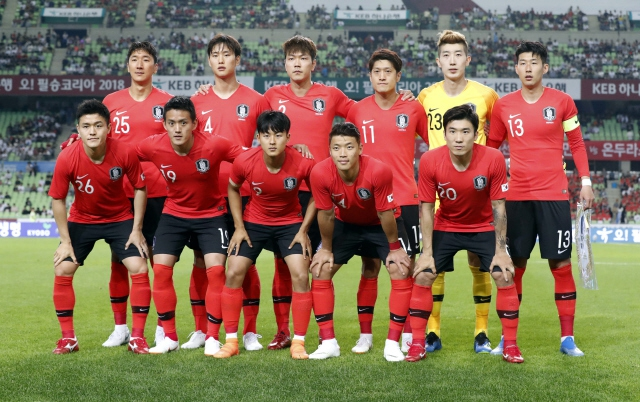
#> input picture opencvtest/front2.jpg, 640 x 402 px
$ python opencvtest.py
#> lines starting #> are read from the running program, lines starting #| are printed output that depends on the picture; after the words box and inside, x2 and y2 are one past the last pixel; in counts of white or black regions, pixels touching at a corner belong together
from cv2 import CascadeClassifier
from cv2 import imread
from cv2 import rectangle
from cv2 import imshow
from cv2 import waitKey
from cv2 import destroyAllWindows
# 이미지 받아옴
pixels = imread('front2.jpg')
#> pixels is the input picture: shape (402, 640, 3); mean B, G, R 84.2, 104.8, 134

# 학습 모델 읽어옴 정면에 있는 얼굴
classifier = CascadeClassifier('haarcascade_frontalface_default.xml')

# defalt 는 1.1 , 3 인데
bboxes = classifier.detectMultiScale(pixels, 1.1, 8)
#> bboxes = [[206, 44, 30, 30], [124, 48, 30, 30], [281, 46, 33, 33], [513, 51, 31, 31], [367, 60, 31, 31], [75, 112, 36, 36], [435, 41, 36, 36], [160, 109, 36, 36], [440, 117, 37, 37], [326, 134, 34, 34]]
# 분류기가 감지한 경계상자를 출력
for box in bboxes:
    x, y, width, height = box
    x2, y2 = x + width, y + height
    rectangle(pixels, (x, y), (x2, y2), (0, 0, 255), 1)
#> this loop made 10 passes
#> (x, y, width, height, x2, y2) on passes 1 to 10: (206, 44, 30, 30, 236, 74), (124, 48, 30, 30, 154, 78), (281, 46, 33, 33, 314, 79), (513, 51, 31, 31, 544, 82), (367, 60, 31, 31, 398, 91), (75, 112, 36, 36, 111, 148), (435, 41, 36, 36, 471, 77), (160, 109, 36, 36, 196, 145), (440, 117, 37, 37, 477, 154), (326, 134, 34, 34, 360, 168)
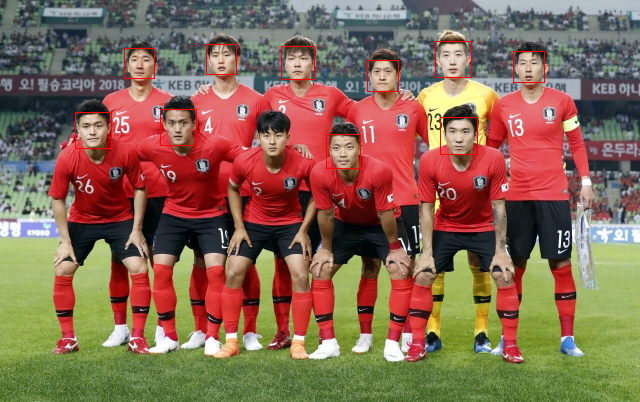
#> pixels: shape (402, 640, 3); 0.52% of pixels changed, all inside (x1, y1, x2, y2) = (75, 41, 545, 169)

# 이미지 출력
imshow('face detection', pixels)

# 키가 눌리면 창닫기
waitKey(0)
destroyAllWindows()

$ run again, with opencvtest/front1.jpg copied over opencvtest/front2.jpg
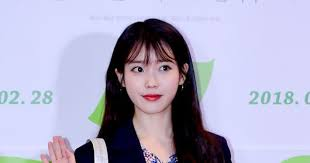
#> input picture opencvtest/front1.jpg, 310 x 163 px
#> pixels is the input picture: shape (163, 310, 3); mean B, G, R 196.2, 171.2, 173.4
#> bboxes = [[115, 40, 74, 74]]
#> the loop `for box in bboxes:` made 1 pass
#> (x, y, width, height, x2, y2) on pass 1: (115, 40, 74, 74, 189, 114)
#> after the loop `for box in bboxes:`:
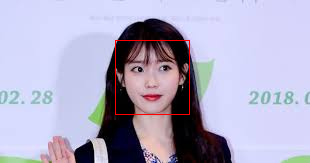
#> pixels: shape (163, 310, 3); 0.59% of pixels changed, all inside (x1, y1, x2, y2) = (115, 40, 190, 115)

$ run again, with opencvtest/KakaoTalk_20200422_104246485.jpg copied over opencvtest/front2.jpg
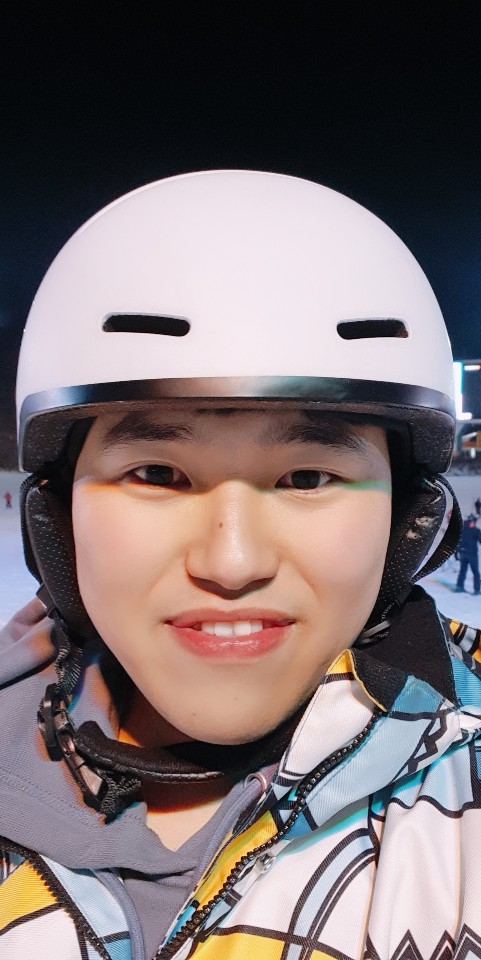
#> input picture opencvtest/KakaoTalk_20200422_104246485.jpg, 481 x 960 px
#> pixels is the input picture: shape (960, 481, 3); mean B, G, R 112.7, 111.1, 123.2
#> bboxes = [[41, 340, 383, 383]]
#> the loop `for box in bboxes:` made 1 pass
#> (x, y, width, height, x2, y2) on pass 1: (41, 340, 383, 383, 424, 723)
#> after the loop `for box in bboxes:`:
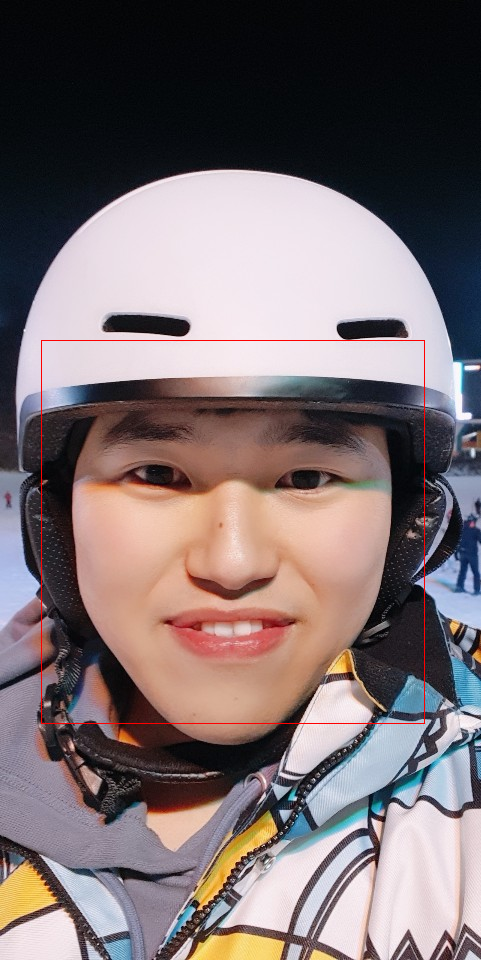
#> pixels: shape (960, 481, 3); 0.33% of pixels changed, all inside (x1, y1, x2, y2) = (41, 340, 425, 724)

$ run again, with opencvtest/frontiu.jpg copied over opencvtest/front2.jpg
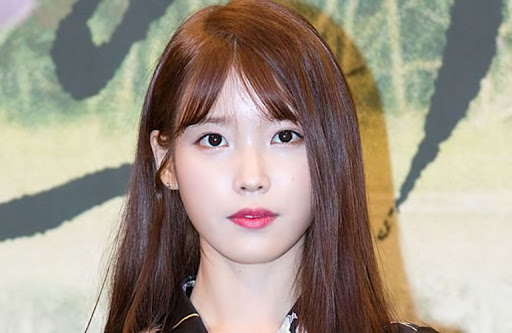
#> input picture opencvtest/frontiu.jpg, 512 x 333 px
#> pixels is the input picture: shape (333, 512, 3); mean B, G, R 135.5, 149.2, 160.6
#> bboxes = [[159, 78, 177, 177]]
#> the loop `for box in bboxes:` made 1 pass
#> (x, y, width, height, x2, y2) on pass 1: (159, 78, 177, 177, 336, 255)
#> after the loop `for box in bboxes:`:
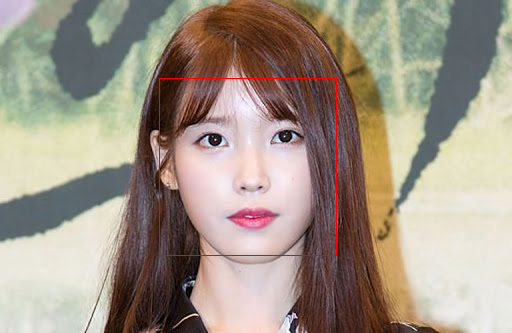
#> pixels: shape (333, 512, 3); 0.42% of pixels changed, all inside (x1, y1, x2, y2) = (159, 78, 337, 256)
